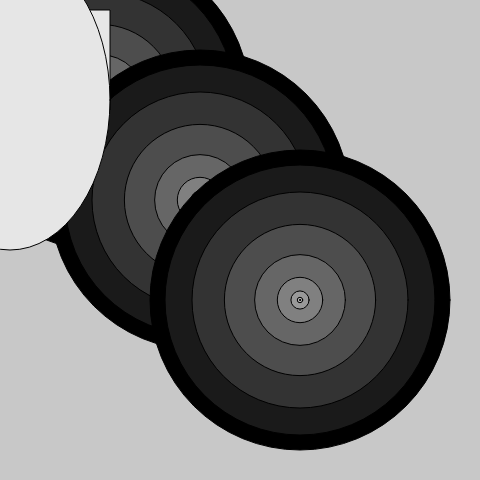
Frame 1 (no input)
Frame 60 (no input): identical to frame 1, image omitted
Frame 120 (the mouse pressed at the canvas centre since frame 60): identical to frame 1, image omitted

The p5.js sketch that drew this single still picture (run headless with seeded random() and noise() and a simulated clock; from frame 60 on, the mouse is pressed at the canvas centre):

// p5.js sketch
// ── sketch.js


function setup() {
    createCanvas(480, 480);
}

function draw() {
    background(200);
    drawTarget(100, 100, 200, 10);
    drawTarget(200, 200, 100, 20);
    drawTarget(300, 300, 150, 5);

    rect(10, 10, 100, 100);
    ellipse(10, 100, 200, 300);

}

function drawTarget( x, y, circleSize, numOfCircle ){
    circleSize = 300;
    var numOfCircle = 10;
    for (var i = 0; i < numOfCircle; i++){
        var segment = i/numOfCircle;
        fill(segment * 255);
        circleSize = circleSize - segment * circleSize;
        ellipse(x, y, circleSize, circleSize);
    }
}
